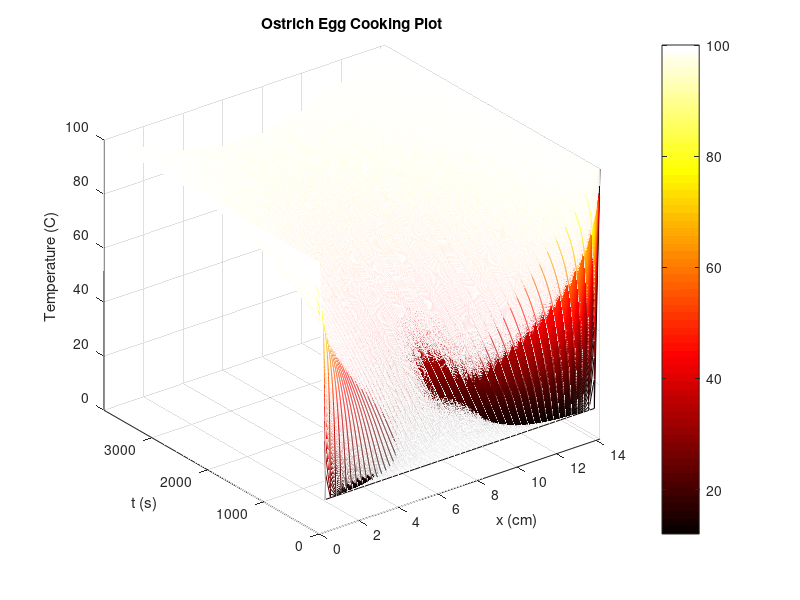

Here is the MATLAB script that generated this plot: (Note: this script raises an error after producing the figure.)
%%ME303 Project 2 Part 1 - Jacob Chartrand, Evan Bernat, Jared Elliott,
%%Chris Gosk
clear all
close all
clc

%Assumptions
k = 0.009911; %Average thermal conductivity of egg, W/(C^-1*cm^-1)
D = 14.2; %Egg diameter as average of egg width and height, cm
R = D/2; %x in (0,R), cm
temp_w = 100; %Water temperature
temp_egg = 12; %Inital egg temperature

%Initilization
T = 5000; %t in (0,T)
N = 50; %Space resolution
M = 5000; %Time resolution
dx = D/N; dt = T/M; %Grid spacing
alpha = k*dt/dx^2;

%Node Position
for i = 1:N+1
x(i) = (i-1)*dx;
end

%IC
for i = 1:N+1
T0(i) = temp_egg;
end

%Explicit method PDE solving 
for j = 1:M %Time
for i = 2:N %Space
T1(i) = T0(i) + alpha*(T0(i+1)-2*T0(i)+T0(i-1));
end

T1(1) = 100;
T1(N+1) = 100;

T0 = T1;
Temp(j,:) = T1;
end

%% Finish Time Calculation

midpoint = round(N/2); %Midpoint of space resolution

finish_temp = find(Temp(:,midpoint)>80); %Vector containing indices where
                                         %midpoint is above 80C

finish_time = ((finish_temp(1)/M)*T)+10 %Calculates done time

%% Plotting
[X,Y] = meshgrid(0:dx:D,dt:dt:T);
mesh(X,Y,Temp); colormap('hot');
xlim([0 D])
ylim([0 (finish_time+300)])
zlim([0 100])
title('Ostrich Egg Cooking Plot')
xlabel('x (cm)')
ylabel('t (s)')
zlabel('Temperature (C)')
colorbar

done_plane = patch([0,0,D,D],[finish_time,finish_time,finish_time,finish_time],[100,0,0,100],'k',"FaceAlpha",'0.5');
view(3);
legend([done_plane],'Done Time' )
